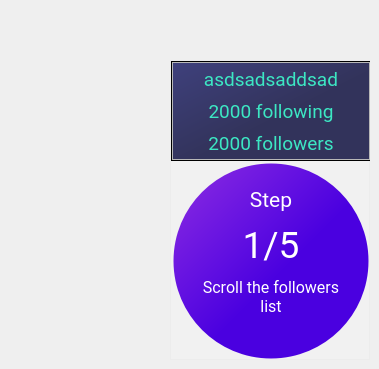
          <widget class="QWidget" name="pagina_startGettingFollowers">
           <widget class="QFrame" name="frame_19">
            <property name="geometry">
             <rect>
              <x>170</x>
              <y>60</y>
              <width>200</width>
              <height>300</height>
             </rect>
            </property>
            <property name="minimumSize">
             <size>
              <width>200</width>
              <height>300</height>
             </size>
            </property>
            <property name="maximumSize">
             <size>
              <width>200</width>
              <height>300</height>
             </size>
            </property>
            <property name="styleSheet">
             <string notr="true">background:transparent;
background-color:rgba(255,255,255,0.1)</string>
            </property>
            <property name="frameShape">
             <enum>QFrame::StyledPanel</enum>
            </property>
            <property name="frameShadow">
             <enum>QFrame::Raised</enum>
            </property>
            <layout class="QVBoxLayout" name="verticalLayout_18">
             <property name="spacing">
              <number>0</number>
             </property>
             <property name="leftMargin">
              <number>0</number>
             </property>
             <property name="topMargin">
              <number>0</number>
             </property>
             <property name="rightMargin">
              <number>0</number>
             </property>
             <property name="bottomMargin">
              <number>0</number>
             </property>
             <item>
              <widget class="QFrame" name="frame_20">
               <property name="minimumSize">
                <size>
                 <width>200</width>
                 <height>100</height>
                </size>
               </property>
               <property name="maximumSize">
                <size>
                 <width>200</width>
                 <height>100</height>
                </size>
               </property>
               <property name="styleSheet">
                <string notr="true">background-color: qlineargradient(spread:pad, x1:0, y1:0, x2:1, y2:1, stop:0 rgba(42, 44, 111, 0.9), stop:0.555556 rgba(28, 29, 73, 0.9));</string>
               </property>
               <property name="frameShape">
                <enum>QFrame::StyledPanel</enum>
               </property>
               <property name="frameShadow">
                <enum>QFrame::Raised</enum>
               </property>
               <layout class="QVBoxLayout" name="verticalLayout_20">
                <property name="spacing">
                 <number>0</number>
                </property>
                <property name="leftMargin">
                 <number>0</number>
                </property>
                <property name="topMargin">
                 <number>0</number>
                </property>
                <property name="rightMargin">
                 <number>0</number>
                </property>
                <property name="bottomMargin">
                 <number>0</number>
                </property>
                <item>
                 <widget class="QFrame" name="frame_21">
                  <property name="styleSheet">
                   <string notr="true">background-color:none;</string>
                  </property>
                  <property name="frameShape">
                   <enum>QFrame::StyledPanel</enum>
                  </property>
                  <property name="frameShadow">
                   <enum>QFrame::Raised</enum>
                  </property>
                  <layout class="QVBoxLayout" name="verticalLayout_21">
                   <property name="spacing">
                    <number>0</number>
                   </property>
                   <property name="leftMargin">
                    <number>0</number>
                   </property>
                   <property name="topMargin">
                    <number>0</number>
                   </property>
                   <property name="rightMargin">
                    <number>0</number>
                   </property>
                   <property name="bottomMargin">
                    <number>0</number>
                   </property>
                   <item>
                    <widget class="QLabel" name="targetAccountName">
                     <property name="font">
                      <font>
                       <family>Roboto</family>
                       <pointsize>14</pointsize>
                      </font>
                     </property>
                     <property name="styleSheet">
                      <string notr="true">color: rgb(60, 231, 195);
background-color:none;</string>
                     </property>
                     <property name="text">
                      <string>asdsadsaddsad</string>
                     </property>
                     <property name="alignment">
                      <set>Qt::AlignCenter</set>
                     </property>
                    </widget>
                   </item>
                   <item>
                    <widget class="QLabel" name="label_8">
                     <property name="font">
                      <font>
                       <family>Roboto</family>
                       <pointsize>14</pointsize>
                      </font>
                     </property>
                     <property name="styleSheet">
                      <string notr="true">color: rgb(60, 231, 195);
</string>
                     </property>
                     <property name="text">
                      <string>2000 following</string>
                     </property>
                     <property name="alignment">
                      <set>Qt::AlignCenter</set>
                     </property>
                    </widget>
                   </item>
                   <item>
                    <widget class="QLabel" name="label_9">
                     <property name="font">
                      <font>
                       <family>Roboto</family>
                       <pointsize>14</pointsize>
                      </font>
                     </property>
                     <property name="styleSheet">
                      <string notr="true">color: rgb(60, 231, 195);
</string>
                     </property>
                     <property name="text">
                      <string>2000 followers</string>
                     </property>
                     <property name="alignment">
                      <set>Qt::AlignCenter</set>
                     </property>
                    </widget>
                   </item>
                  </layout>
                 </widget>
                </item>
               </layout>
              </widget>
             </item>
             <item>
              <widget class="QFrame" name="frame_22">
               <property name="minimumSize">
                <size>
                 <width>200</width>
                 <height>200</height>
                </size>
               </property>
               <property name="maximumSize">
                <size>
                 <width>200</width>
                 <height>200</height>
                </size>
               </property>
               <property name="styleSheet">
                <string notr="true">border: 5px solid transparent;
border-radius:100px;
background-color: qlineargradient(spread:pad, x1:0, y1:0, x2:1, y2:1, stop:0 #8e2de2, stop:0.555556 #4a00e0);
</string>
               </property>
               <property name="frameShape">
                <enum>QFrame::StyledPanel</enum>
               </property>
               <property name="frameShadow">
                <enum>QFrame::Raised</enum>
               </property>
               <layout class="QVBoxLayout" name="verticalLayout_22">
                <property name="spacing">
                 <number>0</number>
                </property>
                <property name="leftMargin">
                 <number>20</number>
                </property>
                <property name="topMargin">
                 <number>15</number>
                </property>
                <property name="rightMargin">
                 <number>20</number>
                </property>
                <property name="bottomMargin">
                 <number>35</number>
                </property>
                <item>
                 <widget class="QLabel" name="targetAccountName_2">
                  <property name="font">
                   <font>
                    <family>Roboto</family>
                    <pointsize>16</pointsize>
                   </font>
                  </property>
                  <property name="styleSheet">
                   <string notr="true">color: rgb(255,255,255);
background-color:none;</string>
                  </property>
                  <property name="text">
                   <string>Step</string>
                  </property>
                  <property name="alignment">
                   <set>Qt::AlignCenter</set>
                  </property>
                 </widget>
                </item>
                <item>
                 <widget class="QLabel" name="targetAccountName_3">
                  <property name="font">
                   <font>
                    <family>Roboto</family>
                    <pointsize>28</pointsize>
                   </font>
                  </property>
                  <property name="styleSheet">
                   <string notr="true">color: rgb(255,255,255);
background-color:none;</string>
                  </property>
                  <property name="text">
                   <string>1/5</string>
                  </property>
                  <property name="alignment">
                   <set>Qt::AlignCenter</set>
                  </property>
                 </widget>
                </item>
                <item>
                 <widget class="QLabel" name="targetAccountName_4">
                  <property name="font">
                   <font>
                    <family>Roboto</family>
                    <pointsize>12</pointsize>
                   </font>
                  </property>
                  <property name="styleSheet">
                   <string notr="true">color: rgb(255,255,255);
background-color:none;</string>
                  </property>
                  <property name="text">
                   <string>Scroll the followers list</string>
                  </property>
                  <property name="alignment">
                   <set>Qt::AlignCenter</set>
                  </property>
                  <property name="wordWrap">
                   <bool>true</bool>
                  </property>
                 </widget>
                </item>
               </layout>
              </widget>
             </item>
            </layout>
           </widget>
          </widget>
